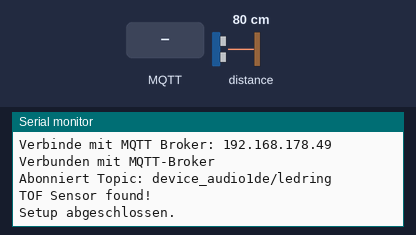
A sketch run on a simulated ESP32-C6. On the bench: the last lines printed to the serial monitor. Inputs (shaded band) come from the test bench; at power-on: distance to the obstacle 80 cm. WiFi joins after 1.5 s; servers stay silent unless stated; no MQTT or app messages arrive unless stated.

Above: at 3.7 s.
3.8 s: MQTT message "5" arrives on the first subscribed topic
At 5.0 s:
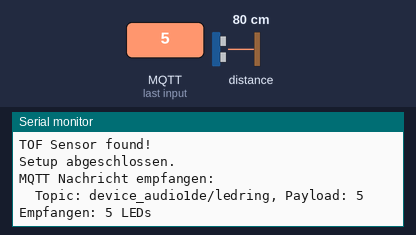
5.3 s: MQTT message "on" arrives on the first subscribed topic
At 6.3 s:
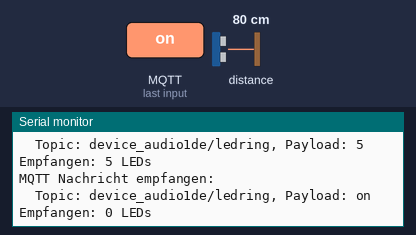
6.8 s: MQTT message "off" arrives on the first subscribed topic
At 7.5 s:
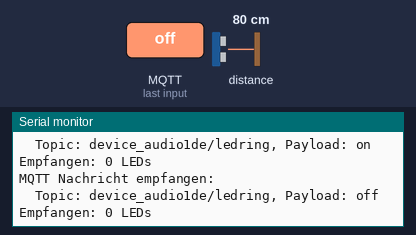

The sketch:

07_WLAN_MQTT_TOF.ino
```cpp
/*****************************************************************
 * Beispiel: WLAN + MQTT + TOF-Schalter: Publish / Receive
 * Read TOF sensor (TOF050 VL6180X) via I2C and publish to MQTT broker whether an object is close to the Reader or not.
 * In der Konsole wird nur geprintet, wann die "Session" beginnt und wann sie endet.
 * Für etwas Toleranz wird der Wert mit den letzten Werten verglichen. Um Fehlimpulse zu vermeiden, wird die Console erst beschrieben,
 * sobald die aktuelle Messung mit den letzten paar Messungen übereinstimmt.
 *
 * turn on I2C mode by switching physical switches on the PN532 to 1 / 0 (I2C)
 * Anschluss:
 * PN532: SDA <-> ESP32-C6: GPIO 6
 * PN532: SCL <-> ESP32-C6: GPIO 7
 * PN532: Vcc <-> ESP32-C6: 3.3V
 * PN532: GND <-> ESP32-C6: GND
 *
 * Installiere Library "Adafruit_PN532" von Adafruit
 * Installiere Library "MQTT" von Joel Gaehwiler
 * Installiere Adafruit_VL6180X Library von Adafruit.
******************************************************************/


#include <WiFi.h>
#include <MQTT.h>
#include <Wire.h>                                                      // I2C
#include "Adafruit_VL6180X.h"


// WLAN und MQTT Einstellungen
const char* ssid = "FRITZ!Box 6690 TA";                                // @todo: add your wifi name "FRITZ!Box 6690 TA"
const char* pass = "79854308499311013585";                             // @todo: add your wifi pw, "79854308499311013585"
const char* mqtt_broker = "192.168.178.49";                            // "broker.emqx.io", "192.168.0.80"
const char* mqtt_client_id = "headphone_station_audio1de";

const char* MQTT_PUBLISH_TOPIC_AUDIO = "holz/player/audio1de";         // Topics.  -   Diese werden für Subscribing und Publishing genutzt
const char* MQTT_SUBSCRIBE_TOPIC_LED = "device_audio1de/ledring";
const char* subscribe_topics[] = { MQTT_SUBSCRIBE_TOPIC_LED };         // Array der zu abonnierenden Topics (hier nur eines, aber erweiterbar)

WiFiClient wificlient;
MQTTClient mqttclient;


// I2C Pins definieren
#define SDA_PIN 6
#define SCL_PIN 7


// TOF Distanzsensor

Adafruit_VL6180X tof = Adafruit_VL6180X();
int tof_maxdistance = 20;                                                // 20 ~ 30mm -> Sensor misst ab ca 10mm

// --- Globale Variablen für die Zustandsverwaltung ---
bool tof_objectDetected_temp = false;                                    // Aktueller Zustand (ohne Entprellung)
bool tof_objectDetected = false;                                         // Endgültiger Zustand (nach Entprellung) -> Wert gilt als endgültig, sobald mehrmals derselbe Wert erkannt wurde

// Array zum Speichern der letzten Zustände für die Entprellung
const int tof_toleranz_entprellung = 5;
bool tof_prevStates[tof_toleranz_entprellung];
int tof_state_index = 0;                                                 // Index für das Array
int tof_timestamp_prev_detected = 0;


// Funktionsprototypen
void connectWiFi();
void connectMQTT();
void mqtt_messageReceived(String& topic, String& payload);


void setup() {
  Serial.begin(115200);
  delay(1000);                                                           // warten, sonst werden die Serial.print in setup() nicht auf die Komsole gedruckt
  Serial.println("Kopfhörer-Station startet...");

  // WLAN verbinden
  connectWiFi();

  // --- MQTT Client initialisieren und Callback setzen ---
  // Diese Zeilen müssen hier stehen und nicht in connectMQTT()
  mqttclient.begin(mqtt_broker, wificlient);
  mqttclient.onMessage(mqtt_messageReceived);
  connectMQTT();

  // I2C
  Wire.begin(SDA_PIN, SCL_PIN);                                         // Wire starten mit den benutzerdefinierten I2C Pins


  // TOF Sensor
  if (! tof.begin()) {
    Serial.println("Failed to find TOF sensor");
    while (1);
  }
  Serial.println("TOF Sensor found!");


  for(int i=0; i < tof_toleranz_entprellung; i++){
    tof_prevStates[i] = false;
  }


  Serial.println("Setup abgeschlossen.");
}

void loop() {
  // MQTT
  mqttclient.loop();                                                    // MQTT Loop regelmässig aufrufen, um die Verbindung am Leben zu halten und Nachrichten zu empfangen
  if (!mqttclient.connected()) {                                        // Überprüfen, ob die MQTT-Verbindung aktiv ist. Wenn nicht, versuchen wir uns neu zu verbinden.
    Serial.println("MQTT Verbindung verloren. Versuche Neuverbindung...");
    connectMQTT();
  }


  // TOF

  uint8_t tof_range = tof.readRange();
  uint8_t tof_status = tof.readRangeStatus();

  if (tof_status == VL6180X_ERROR_NONE) {


    // 1.: Aktuellen Zustand (Objekt erkannt oder nicht) bestimmen -> Wird ein Objekt erkannt innerhalb des festgelegten Bereichs?

    if (tof_range < tof_maxdistance) {
      tof_objectDetected_temp = true;
      // Serial.println("Object detected");
    } else {
      tof_objectDetected_temp = false;
    }


    // 2.: Zustand für Entprellung speichern -> Mehrere Werte aufnehmen und miteinander vergleichen

    tof_prevStates[tof_state_index] = tof_objectDetected_temp;
    tof_state_index = (tof_state_index + 1) % tof_toleranz_entprellung;    // Index zyklisch erhöhen (0, 1, 2, 3, 4, 0, ...)

    // 3. Entprellte Logik prüfen und Ausgabe steuern
    bool tof_all_detected = true;
    bool tof_none_detected = true;

    for (int i = 0; i < tof_toleranz_entprellung; i++) {
      if (!tof_prevStates[i]) {
        tof_all_detected = false;
      }
      if (tof_prevStates[i]) {
        tof_none_detected = false;
      }
    }

    if (tof_all_detected && !tof_objectDetected) {                          // Wenn alle der letzten Werte gleich sind und der endgültige Zustand sich ändert
      tof_objectDetected = true;
      // Serial.println("Objekt in der Nähe");

      // Signal versenden per MQTT
      String publishPayload = "pause";
      Serial.printf("Publishing: Topic: %s, Payload: %s\n", MQTT_PUBLISH_TOPIC_AUDIO, publishPayload);
      mqttclient.publish(MQTT_PUBLISH_TOPIC_AUDIO, publishPayload);


    } else if (tof_none_detected && tof_objectDetected) {
      tof_objectDetected = false;
      // Serial.println("Kein Objekt in der Nähe");

       // Signal versenden per MQTT
      String publishPayload = "play";
      Serial.printf("Publishing: Topic: %s, Payload: %s\n", MQTT_PUBLISH_TOPIC_AUDIO, publishPayload);
      mqttclient.publish(MQTT_PUBLISH_TOPIC_AUDIO, publishPayload);
    }
  }

  delay(100);                                                             // kurze Pause, entlastet den Prozessor
}

// --- WLAN Funktionen ---

void connectWiFi() {
  Serial.printf("Verbinde mit WLAN %s", ssid);                            // ssid ist const char*, kein String(ssid) nötig
  WiFi.begin(ssid, pass);

  int attempts = 0;
  while (WiFi.status() != WL_CONNECTED && attempts < 20) {                // Max 20 Versuche (10 Sekunden)
    delay(500);
    Serial.print(".");
    attempts++;
  }
  if (WiFi.status() == WL_CONNECTED) {
    Serial.printf("\nWiFi verbunden: SSID: %s, IP-Adresse: %s\n", ssid, WiFi.localIP().toString().c_str());
  } else {
    Serial.println("\nWiFi Verbindung fehlgeschlagen!");
  }
}

// --- MQTT Funktionen ---

void connectMQTT() {                                                      // Diese Funktion kümmert sich nur noch um den eigentlichen Verbindungsaufbau und das Abonnement.
  Serial.printf("Verbinde mit MQTT Broker: %s\n", mqtt_broker);

  // Versuche, eine Verbindung herzustellen, bis sie erfolgreich ist
  while (!mqttclient.connect(mqtt_client_id)) {                           // Optional: Mit Benutzername/Passwort: mqttclient.connect(mqtt_client_id, "username", "password"). ->  -> username und passwort sind oft jeweils "public"
    Serial.println("Fehler beim Verbinden mit MQTT-Broker. Neuer Versuch in 2 Sekunden...");
    delay(2000);
  }

  Serial.println("Verbunden mit MQTT-Broker");

  int numTopics = sizeof(subscribe_topics) / sizeof(subscribe_topics[0]);
  for (int i = 0; i < numTopics; i++) {
    mqttclient.subscribe(subscribe_topics[i]);
    Serial.printf("Abonniert Topic: %s\n", subscribe_topics[i]);          // Bestätigung des Abonnements
  }
}


// --- MQTT Callback für eingehende Nachrichten ---
void mqtt_messageReceived(String& topic, String& payload) {
  Serial.println("MQTT Nachricht empfangen:");
  Serial.printf("  Topic: %s, Payload: %s\n", topic.c_str(), payload.c_str());  // .c_str() verwenden!

  if (topic.equals(MQTT_SUBSCRIBE_TOPIC_LED)) {
    int numLedsToLight = payload.toInt();
    Serial.printf("Empfangen: %d LEDs\n", numLedsToLight);                // %d für Integer
  }
}
```

Measured:
- after the input at 3.8 s, the serial monitor: prints a new line after 0.09 s (image 1)
- after the input at 5.3 s, the serial monitor: prints a new line after 0.06 s (image 2)
- after the input at 6.8 s, the serial monitor: prints a new line at once (image 3)
